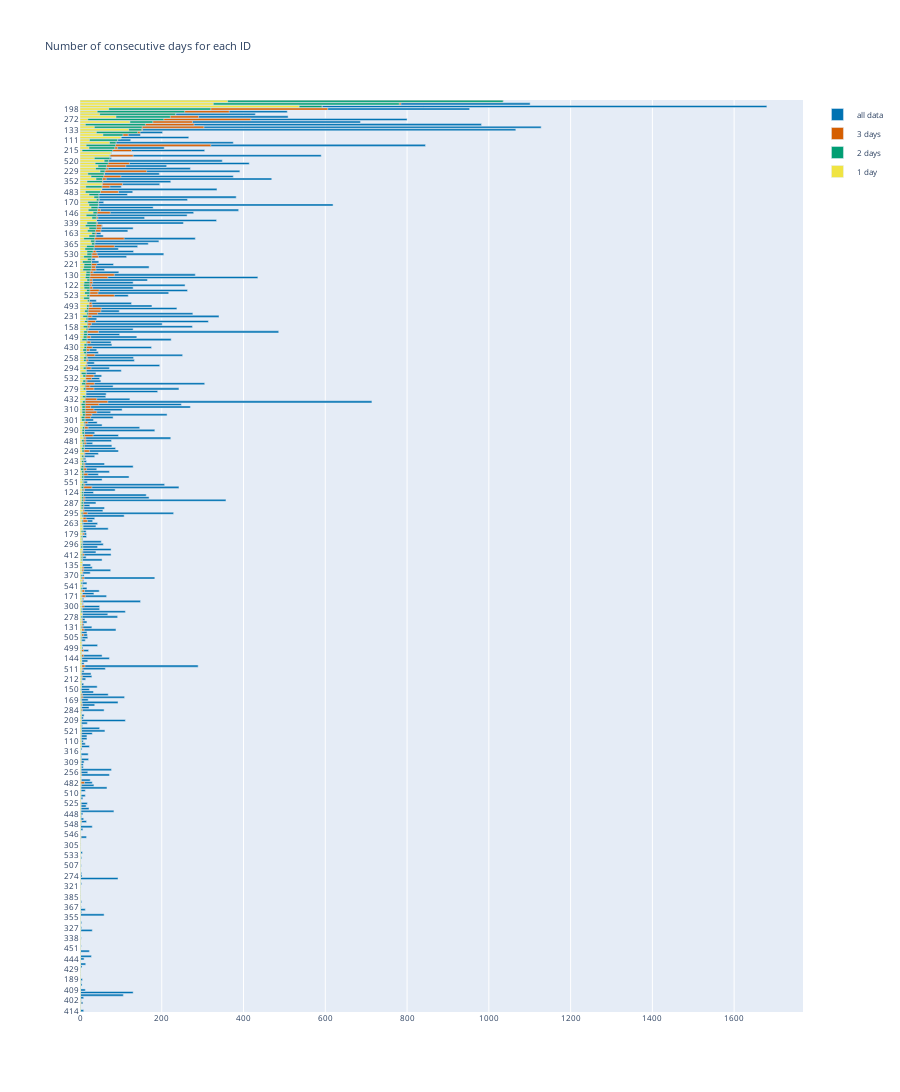

Notebook source saved alongside this figure:
### Code cell
# Sort by number of 1 day
df_consec = df_consec.sort_values("2 days", ascending=True)
# Bar plot of the number of days for each ID
fig = make_subplots(rows=1, cols=1)
fig.add_trace(
    go.Bar(
        y=df_consec.index,
        x=df_consec["count"],
        orientation="h",
        name="all data",
        marker_color=dh.get_blind_colours()[0],
    ),
    row=1,
    col=1,
)
fig.add_trace(
    go.Bar(
        y=df_consec.index,
        x=df_consec["3 days"],
        orientation="h",
        name="3 days",
        marker_color=dh.get_blind_colours()[1],
    ),
    row=1,
    col=1,
)
fig.add_trace(
    go.Bar(
        y=df_consec.index,
        x=df_consec["2 days"],
        orientation="h",
        name="2 days",
        marker_color=dh.get_blind_colours()[2],
    ),
    row=1,
    col=1,
)
fig.add_trace(
    go.Bar(
        y=df_consec.index,
        x=df_consec["1 day"],
        orientation="h",
        name="1 day",
        marker_color=dh.get_blind_colours()[3],
    ),
    row=1,
    col=1,
)
fig.update_layout(
    title_text="Number of consecutive days for each ID",
    height=4000,
    font_size=8,
    barmode="overlay",
)

fig.show()

### Figure 1 — Plotly figure (JSON) as saved in the notebook; plotly's stock layout.template omitted (floating-point values rounded to 4 significant figures; data arrays with more than 128 entries replaced by an {"elided": "..."} marker saying what was removed)
{"data": [{"marker": {"color": "#0072b2"}, "name": "all data", "orientation": "h", "type": "bar", "x": {"elided": "352 int values"}, "xaxis": "x", "y": {"elided": "352 str values"}, "yaxis": "y"}, {"marker": {"color": "#d55e00"}, "name": "3 days", "orientation": "h", "type": "bar", "x": {"elided": "352 int values"}, "xaxis": "x", "y": {"elided": "352 str values"}, "yaxis": "y"}, {"marker": {"color": "#009e73"}, "name": "2 days", "orientation": "h", "type": "bar", "x": {"elided": "352 int values"}, "xaxis": "x", "y": {"elided": "352 str values"}, "yaxis": "y"}, {"marker": {"color": "#f0e442"}, "name": "1 day", "orientation": "h", "type": "bar", "x": {"elided": "352 int values"}, "xaxis": "x", "y": {"elided": "352 str values"}, "yaxis": "y"}], "layout": {"barmode": "overlay", "font": {"size": 8}, "height": 4000, "title": {"text": "Number of consecutive days for each ID"}, "xaxis": {"anchor": "y", "domain": [0, 1]}, "yaxis": {"anchor": "x", "domain": [0, 1]}}}
